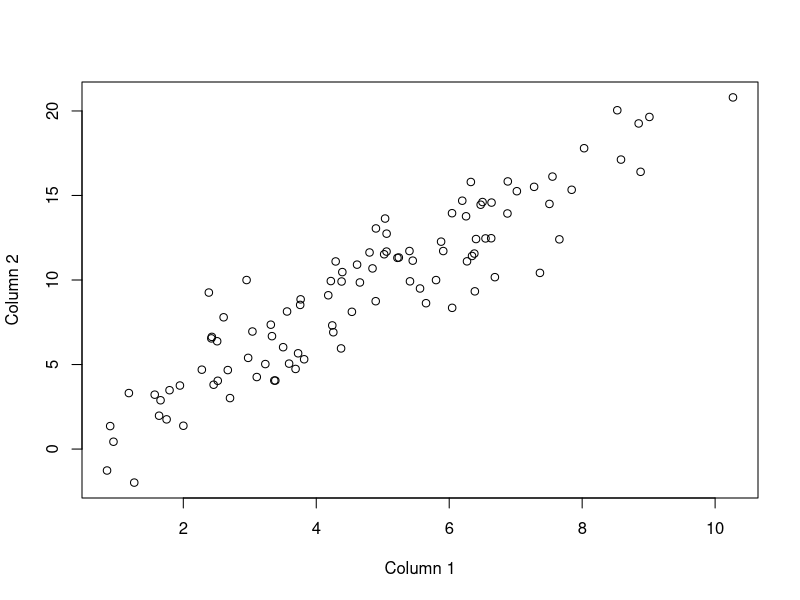
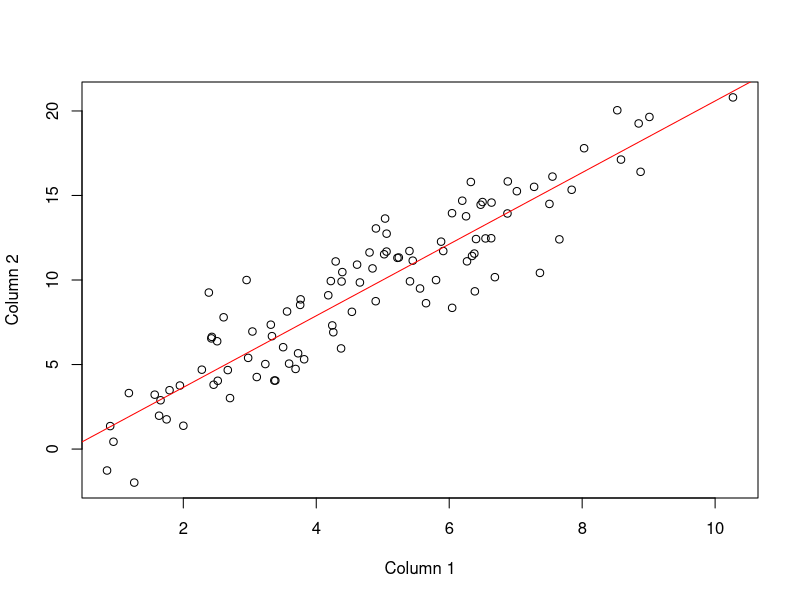

These charts were generated, in order, by the following R code:
#Here's an intro into some of the key things you need to know about R
#Firstly you can make comments if you start a line with #
#These won't run in the code

#You can do basic calculations
2+4
25^7
9*(7/3)

#You can create variables and assign values to them with <- or ==
utilitystable=0.86
utilitystable<-0.77 #Note, this will overwrite the above value
sayhi<-"Hello" #We can also use text in objects using speech marks
#You can ask R to display the value of an object
print(sayhi)

#We can assign a list of values to an object
#This is called a vector. We have to use c() for our list.This means concatenate
utility<-c(1,0.86,0.55,0)
print(utility)
#Sometimes its useful to name stuff to make it easier to interpret
names(utility)<-c("Healthy","Stable","Severe","Dead")
print(utility)

#We can call specific elements of the vector by using square brackets
utility[3]

#We can do mathematical operations on whole vectors
monthlyutility<-utility/12
print(monthlyutility)

#Or specific elements in the vector. Lets reduce healthy to 0.95
utility[1]<-0.95
print(utility) #Note we'd have to rerun our monthly utility calculation above (Order is important!)

#We can also use data frames. These are essentially tables or a collection of vectors
table<-data.frame(1:10,1:10) #Creates a data frame with 2 columns filled with numbers 1 to 10
print(table)

#We can call specific elements in the table but now need two co-ordinates [row number,column number]
table[4,2]

#We can use data in data.frames in regression
#Lets make some fake data
table<-data.frame(rnorm(100,5,2),c(1:1))
table[,2]<-(table[,1]*2)+(rnorm(100,0,2)) #Column 2 is 2*column 1 plus/minus some randomness
print(table)

#What does that look like on a scatter plot?
plot(table[,1],table[,2],xlab="Column 1",ylab="Column 2")

#How do oyu do an OLS regression of column 2 as a function of column 1?
model<-lm(table[,2]~table[,1]) #lm = linear model
summary(model) #Should give a coefficient which is roughly 2

#Can I add a line of best fit using those results to the graph?
coefficients<-model[1] #Our model object has lots of output elements, the coefficients are in element 1
print(coefficients) #This looks like a vector but is something called a list, we need to turn it into a vector to get each coefficient
coefficients<-unlist(coefficients)
print(coefficients) #This is now a vector so we can get the intercept and B1

plot(table[,1],table[,2],xlab="Column 1",ylab="Column 2")
abline(a=coefficients[1],b=coefficients[2],col="red")
#Or we can also use just use abline(coef=coefficients)
#You can also use abline to put in lines at y=0 and x=0 
#Useful if the graph is scaled in a funny way like in a cost-effectiveness plane
#We can see that the basic R plot function is pretty good but 
#many people use ggplot2 which is more extensive